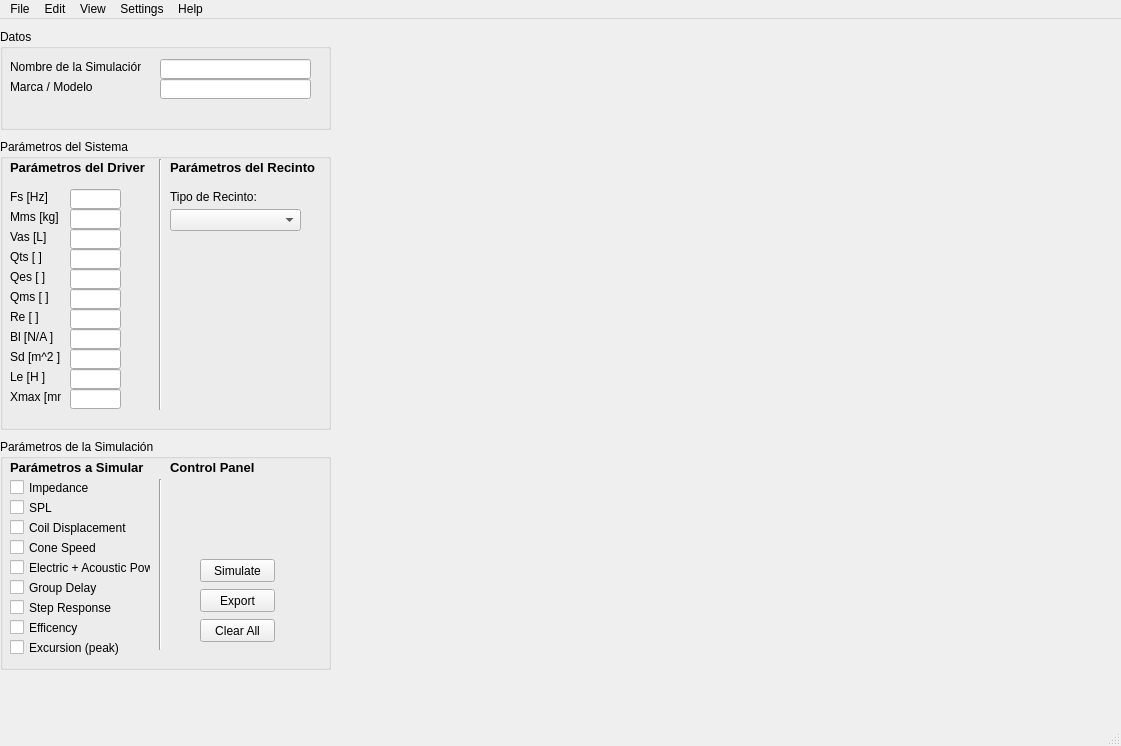
<?xml version="1.0" encoding="UTF-8"?>
<ui version="4.0">
 <class>MainWindow</class>
 <widget class="QMainWindow" name="MainWindow">
  <property name="geometry">
   <rect>
    <x>0</x>
    <y>0</y>
    <width>1121</width>
    <height>746</height>
   </rect>
  </property>
  <property name="windowTitle">
   <string>MainWindow</string>
  </property>
  <widget class="QWidget" name="centralwidget">
   <widget class="QGroupBox" name="Ventana1_parametros">
    <property name="geometry">
     <rect>
      <x>0</x>
      <y>120</y>
      <width>331</width>
      <height>291</height>
     </rect>
    </property>
    <property name="title">
     <string>Parámetros del Sistema</string>
    </property>
    <widget class="QLabel" name="label">
     <property name="geometry">
      <rect>
       <x>10</x>
       <y>50</y>
       <width>51</width>
       <height>16</height>
      </rect>
     </property>
     <property name="text">
      <string>Fs [Hz]</string>
     </property>
     <property name="buddy">
      <cstring>label</cstring>
     </property>
    </widget>
    <widget class="QLineEdit" name="lineEdit">
     <property name="geometry">
      <rect>
       <x>70</x>
       <y>50</y>
       <width>51</width>
       <height>20</height>
      </rect>
     </property>
    </widget>
    <widget class="Line" name="line_3">
     <property name="geometry">
      <rect>
       <x>150</x>
       <y>20</y>
       <width>20</width>
       <height>251</height>
      </rect>
     </property>
     <property name="orientation">
      <enum>Qt::Vertical</enum>
     </property>
    </widget>
    <widget class="QLineEdit" name="lineEdit_2">
     <property name="geometry">
      <rect>
       <x>70</x>
       <y>70</y>
       <width>51</width>
       <height>20</height>
      </rect>
     </property>
    </widget>
    <widget class="QLineEdit" name="lineEdit_3">
     <property name="geometry">
      <rect>
       <x>70</x>
       <y>90</y>
       <width>51</width>
       <height>20</height>
      </rect>
     </property>
    </widget>
    <widget class="QLineEdit" name="lineEdit_4">
     <property name="geometry">
      <rect>
       <x>70</x>
       <y>110</y>
       <width>51</width>
       <height>20</height>
      </rect>
     </property>
    </widget>
    <widget class="QLineEdit" name="lineEdit_5">
     <property name="geometry">
      <rect>
       <x>70</x>
       <y>130</y>
       <width>51</width>
       <height>20</height>
      </rect>
     </property>
    </widget>
    <widget class="QLabel" name="label_2">
     <property name="geometry">
      <rect>
       <x>10</x>
       <y>70</y>
       <width>51</width>
       <height>16</height>
      </rect>
     </property>
     <property name="text">
      <string>Mms [kg]</string>
     </property>
     <property name="buddy">
      <cstring>label</cstring>
     </property>
    </widget>
    <widget class="QLabel" name="label_3">
     <property name="geometry">
      <rect>
       <x>10</x>
       <y>90</y>
       <width>51</width>
       <height>16</height>
      </rect>
     </property>
     <property name="text">
      <string>Vas [L]</string>
     </property>
     <property name="buddy">
      <cstring>label</cstring>
     </property>
    </widget>
    <widget class="QLabel" name="label_4">
     <property name="geometry">
      <rect>
       <x>10</x>
       <y>110</y>
       <width>51</width>
       <height>16</height>
      </rect>
     </property>
     <property name="text">
      <string>Qts [ ]</string>
     </property>
     <property name="buddy">
      <cstring>label</cstring>
     </property>
    </widget>
    <widget class="QLabel" name="label_5">
     <property name="geometry">
      <rect>
       <x>10</x>
       <y>130</y>
       <width>51</width>
       <height>16</height>
      </rect>
     </property>
     <property name="text">
      <string>Qes [ ]</string>
     </property>
     <property name="buddy">
      <cstring>label</cstring>
     </property>
    </widget>
    <widget class="QLabel" name="label_6">
     <property name="geometry">
      <rect>
       <x>10</x>
       <y>150</y>
       <width>51</width>
       <height>16</height>
      </rect>
     </property>
     <property name="text">
      <string>Qms [ ]</string>
     </property>
     <property name="buddy">
      <cstring>label</cstring>
     </property>
    </widget>
    <widget class="QLineEdit" name="lineEdit_6">
     <property name="geometry">
      <rect>
       <x>70</x>
       <y>150</y>
       <width>51</width>
       <height>20</height>
      </rect>
     </property>
    </widget>
    <widget class="QLabel" name="label_7">
     <property name="geometry">
      <rect>
       <x>10</x>
       <y>170</y>
       <width>51</width>
       <height>16</height>
      </rect>
     </property>
     <property name="text">
      <string>Re [ ]</string>
     </property>
     <property name="buddy">
      <cstring>label</cstring>
     </property>
    </widget>
    <widget class="QLabel" name="label_8">
     <property name="geometry">
      <rect>
       <x>10</x>
       <y>190</y>
       <width>51</width>
       <height>16</height>
      </rect>
     </property>
     <property name="text">
      <string>Bl [N/A ]</string>
     </property>
     <property name="buddy">
      <cstring>label</cstring>
     </property>
    </widget>
    <widget class="QLabel" name="label_9">
     <property name="geometry">
      <rect>
       <x>10</x>
       <y>210</y>
       <width>51</width>
       <height>16</height>
      </rect>
     </property>
     <property name="text">
      <string>Sd [m^2 ]</string>
     </property>
     <property name="buddy">
      <cstring>label</cstring>
     </property>
    </widget>
    <widget class="QLineEdit" name="lineEdit_7">
     <property name="geometry">
      <rect>
       <x>70</x>
       <y>170</y>
       <width>51</width>
       <height>20</height>
      </rect>
     </property>
    </widget>
    <widget class="QLineEdit" name="lineEdit_8">
     <property name="geometry">
      <rect>
       <x>70</x>
       <y>190</y>
       <width>51</width>
       <height>20</height>
      </rect>
     </property>
    </widget>
    <widget class="QLineEdit" name="lineEdit_9">
     <property name="geometry">
      <rect>
       <x>70</x>
       <y>210</y>
       <width>51</width>
       <height>20</height>
      </rect>
     </property>
    </widget>
    <widget class="QLabel" name="label_10">
     <property name="geometry">
      <rect>
       <x>10</x>
       <y>230</y>
       <width>51</width>
       <height>16</height>
      </rect>
     </property>
     <property name="text">
      <string>Le [H ]</string>
     </property>
     <property name="buddy">
      <cstring>label</cstring>
     </property>
    </widget>
    <widget class="QLabel" name="label_11">
     <property name="geometry">
      <rect>
       <x>10</x>
       <y>250</y>
       <width>51</width>
       <height>16</height>
      </rect>
     </property>
     <property name="text">
      <string>Xmax [mm]</string>
     </property>
     <property name="buddy">
      <cstring>label</cstring>
     </property>
    </widget>
    <widget class="QLineEdit" name="lineEdit_10">
     <property name="geometry">
      <rect>
       <x>70</x>
       <y>230</y>
       <width>51</width>
       <height>20</height>
      </rect>
     </property>
    </widget>
    <widget class="QLineEdit" name="lineEdit_11">
     <property name="geometry">
      <rect>
       <x>70</x>
       <y>250</y>
       <width>51</width>
       <height>20</height>
      </rect>
     </property>
    </widget>
    <widget class="QLabel" name="label_12">
     <property name="geometry">
      <rect>
       <x>10</x>
       <y>20</y>
       <width>151</width>
       <height>16</height>
      </rect>
     </property>
     <property name="font">
      <font>
       <pointsize>10</pointsize>
       <weight>75</weight>
       <bold>true</bold>
      </font>
     </property>
     <property name="text">
      <string>Parámetros del Driver</string>
     </property>
    </widget>
    <widget class="QLabel" name="label_13">
     <property name="geometry">
      <rect>
       <x>170</x>
       <y>20</y>
       <width>161</width>
       <height>16</height>
      </rect>
     </property>
     <property name="font">
      <font>
       <pointsize>10</pointsize>
       <weight>75</weight>
       <bold>true</bold>
      </font>
     </property>
     <property name="text">
      <string>Parámetros del Recinto</string>
     </property>
    </widget>
    <widget class="QComboBox" name="comboBox">
     <property name="geometry">
      <rect>
       <x>170</x>
       <y>70</y>
       <width>131</width>
       <height>22</height>
      </rect>
     </property>
    </widget>
    <widget class="QLabel" name="label_14">
     <property name="geometry">
      <rect>
       <x>170</x>
       <y>50</y>
       <width>91</width>
       <height>16</height>
      </rect>
     </property>
     <property name="text">
      <string>Tipo de Recinto:</string>
     </property>
     <property name="buddy">
      <cstring>label</cstring>
     </property>
    </widget>
   </widget>
   <widget class="QGroupBox" name="groupBox">
    <property name="geometry">
     <rect>
      <x>0</x>
      <y>10</y>
      <width>331</width>
      <height>101</height>
     </rect>
    </property>
    <property name="title">
     <string>Datos</string>
    </property>
    <widget class="QLabel" name="label_15">
     <property name="geometry">
      <rect>
       <x>10</x>
       <y>30</y>
       <width>131</width>
       <height>16</height>
      </rect>
     </property>
     <property name="text">
      <string>Nombre de la Simulación</string>
     </property>
    </widget>
    <widget class="QLineEdit" name="lineEdit_12">
     <property name="geometry">
      <rect>
       <x>160</x>
       <y>30</y>
       <width>151</width>
       <height>20</height>
      </rect>
     </property>
    </widget>
    <widget class="QLabel" name="label_16">
     <property name="geometry">
      <rect>
       <x>10</x>
       <y>50</y>
       <width>131</width>
       <height>16</height>
      </rect>
     </property>
     <property name="text">
      <string>Marca / Modelo</string>
     </property>
    </widget>
    <widget class="QLineEdit" name="lineEdit_13">
     <property name="geometry">
      <rect>
       <x>160</x>
       <y>50</y>
       <width>151</width>
       <height>20</height>
      </rect>
     </property>
    </widget>
   </widget>
   <widget class="QGroupBox" name="groupBox_2">
    <property name="geometry">
     <rect>
      <x>0</x>
      <y>420</y>
      <width>331</width>
      <height>231</height>
     </rect>
    </property>
    <property name="title">
     <string>Parámetros de la Simulación</string>
    </property>
    <widget class="QCheckBox" name="checkBox">
     <property name="geometry">
      <rect>
       <x>10</x>
       <y>40</y>
       <width>81</width>
       <height>17</height>
      </rect>
     </property>
     <property name="text">
      <string>Impedance</string>
     </property>
    </widget>
    <widget class="QLabel" name="label_33">
     <property name="geometry">
      <rect>
       <x>10</x>
       <y>20</y>
       <width>151</width>
       <height>16</height>
      </rect>
     </property>
     <property name="font">
      <font>
       <pointsize>10</pointsize>
       <weight>75</weight>
       <bold>true</bold>
      </font>
     </property>
     <property name="text">
      <string>Parámetros a Simular</string>
     </property>
    </widget>
    <widget class="QCheckBox" name="checkBox_2">
     <property name="geometry">
      <rect>
       <x>10</x>
       <y>60</y>
       <width>70</width>
       <height>17</height>
      </rect>
     </property>
     <property name="text">
      <string>SPL</string>
     </property>
    </widget>
    <widget class="QCheckBox" name="checkBox_3">
     <property name="geometry">
      <rect>
       <x>10</x>
       <y>80</y>
       <width>141</width>
       <height>17</height>
      </rect>
     </property>
     <property name="text">
      <string>Coil Displacement</string>
     </property>
    </widget>
    <widget class="QCheckBox" name="checkBox_4">
     <property name="geometry">
      <rect>
       <x>10</x>
       <y>100</y>
       <width>141</width>
       <height>17</height>
      </rect>
     </property>
     <property name="text">
      <string>Cone Speed</string>
     </property>
    </widget>
    <widget class="QCheckBox" name="checkBox_5">
     <property name="geometry">
      <rect>
       <x>10</x>
       <y>140</y>
       <width>141</width>
       <height>17</height>
      </rect>
     </property>
     <property name="text">
      <string>Group Delay</string>
     </property>
    </widget>
    <widget class="QCheckBox" name="checkBox_6">
     <property name="geometry">
      <rect>
       <x>10</x>
       <y>160</y>
       <width>141</width>
       <height>17</height>
      </rect>
     </property>
     <property name="text">
      <string>Step Response</string>
     </property>
    </widget>
    <widget class="QCheckBox" name="checkBox_7">
     <property name="geometry">
      <rect>
       <x>10</x>
       <y>180</y>
       <width>141</width>
       <height>17</height>
      </rect>
     </property>
     <property name="text">
      <string>Efficency</string>
     </property>
    </widget>
    <widget class="QCheckBox" name="checkBox_8">
     <property name="geometry">
      <rect>
       <x>10</x>
       <y>200</y>
       <width>141</width>
       <height>17</height>
      </rect>
     </property>
     <property name="text">
      <string>Excursion (peak)</string>
     </property>
    </widget>
    <widget class="QCheckBox" name="checkBox_9">
     <property name="geometry">
      <rect>
       <x>10</x>
       <y>120</y>
       <width>141</width>
       <height>17</height>
      </rect>
     </property>
     <property name="text">
      <string>Electric + Acoustic Power</string>
     </property>
    </widget>
    <widget class="Line" name="line_5">
     <property name="geometry">
      <rect>
       <x>150</x>
       <y>40</y>
       <width>20</width>
       <height>171</height>
      </rect>
     </property>
     <property name="orientation">
      <enum>Qt::Vertical</enum>
     </property>
    </widget>
    <widget class="QPushButton" name="pushButton">
     <property name="geometry">
      <rect>
       <x>200</x>
       <y>120</y>
       <width>75</width>
       <height>23</height>
      </rect>
     </property>
     <property name="text">
      <string>Simulate</string>
     </property>
    </widget>
    <widget class="QPushButton" name="pushButton_2">
     <property name="geometry">
      <rect>
       <x>200</x>
       <y>150</y>
       <width>75</width>
       <height>23</height>
      </rect>
     </property>
     <property name="text">
      <string>Export</string>
     </property>
    </widget>
    <widget class="QPushButton" name="pushButton_3">
     <property name="geometry">
      <rect>
       <x>200</x>
       <y>180</y>
       <width>75</width>
       <height>23</height>
      </rect>
     </property>
     <property name="text">
      <string>Clear All</string>
     </property>
    </widget>
    <widget class="QLabel" name="label_34">
     <property name="geometry">
      <rect>
       <x>170</x>
       <y>20</y>
       <width>151</width>
       <height>16</height>
      </rect>
     </property>
     <property name="font">
      <font>
       <pointsize>10</pointsize>
       <weight>75</weight>
       <bold>true</bold>
      </font>
     </property>
     <property name="text">
      <string>Control Panel</string>
     </property>
    </widget>
   </widget>
  </widget>
  <widget class="QMenuBar" name="menubar">
   <property name="geometry">
    <rect>
     <x>0</x>
     <y>0</y>
     <width>1121</width>
     <height>21</height>
    </rect>
   </property>
   <widget class="QMenu" name="menuSSS">
    <property name="title">
     <string>File</string>
    </property>
    <addaction name="actionNew"/>
    <addaction name="actionOpen"/>
    <addaction name="separator"/>
    <addaction name="actionSave"/>
    <addaction name="actionSave_As"/>
    <addaction name="separator"/>
    <addaction name="actionPrint"/>
    <addaction name="separator"/>
    <addaction name="actionClear_All"/>
    <addaction name="separator"/>
    <addaction name="actionClose"/>
   </widget>
   <widget class="QMenu" name="menuEdit">
    <property name="title">
     <string>Edit</string>
    </property>
   </widget>
   <widget class="QMenu" name="menuView">
    <property name="title">
     <string>View</string>
    </property>
   </widget>
   <widget class="QMenu" name="menuSettings">
    <property name="title">
     <string>Settings</string>
    </property>
   </widget>
   <widget class="QMenu" name="menuHelp">
    <property name="title">
     <string>Help</string>
    </property>
   </widget>
   <addaction name="menuSSS"/>
   <addaction name="menuEdit"/>
   <addaction name="menuView"/>
   <addaction name="menuSettings"/>
   <addaction name="menuHelp"/>
  </widget>
  <widget class="QStatusBar" name="statusbar"/>
  <action name="actionNew">
   <property name="text">
    <string>New</string>
   </property>
  </action>
  <action name="actionOpen">
   <property name="text">
    <string>Open...</string>
   </property>
  </action>
  <action name="actionSave">
   <property name="text">
    <string>Save</string>
   </property>
  </action>
  <action name="actionSave_As">
   <property name="text">
    <string>Save As...</string>
   </property>
  </action>
  <action name="actionPrint">
   <property name="text">
    <string>Print...</string>
   </property>
  </action>
  <action name="actionClear_All">
   <property name="text">
    <string>Clear All</string>
   </property>
  </action>
  <action name="actionClose">
   <property name="text">
    <string>Close</string>
   </property>
  </action>
 </widget>
 <resources/>
 <connections/>
</ui>
